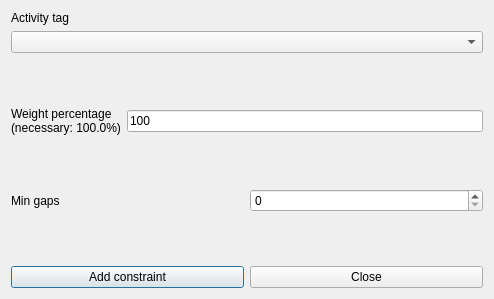
<?xml version="1.0" encoding="UTF-8"?>
<ui version="4.0">
 <class>AddConstraintStudentsMinGapsBetweenActivityTagForm_template</class>
 <widget class="QDialog" name="AddConstraintStudentsMinGapsBetweenActivityTagForm_template">
  <property name="geometry">
   <rect>
    <x>0</x>
    <y>0</y>
    <width>494</width>
    <height>299</height>
   </rect>
  </property>
  <property name="windowTitle">
   <string extracomment="This is the title of the dialog to add a new constraint of this type">Add students min gaps between activity tag</string>
  </property>
  <layout class="QVBoxLayout" name="verticalLayout_2">
   <item>
    <layout class="QVBoxLayout" name="verticalLayout">
     <item>
      <widget class="QLabel" name="activityTagTextLabel">
       <property name="frameShape">
        <enum>QFrame::NoFrame</enum>
       </property>
       <property name="frameShadow">
        <enum>QFrame::Plain</enum>
       </property>
       <property name="text">
        <string>Activity tag</string>
       </property>
       <property name="wordWrap">
        <bool>false</bool>
       </property>
      </widget>
     </item>
     <item>
      <widget class="QComboBox" name="activityTagComboBox">
       <property name="editable">
        <bool>false</bool>
       </property>
       <property name="insertPolicy">
        <enum>QComboBox::NoInsert</enum>
       </property>
       <property name="duplicatesEnabled">
        <bool>false</bool>
       </property>
      </widget>
     </item>
    </layout>
   </item>
   <item>
    <spacer name="spacer1">
     <property name="orientation">
      <enum>Qt::Vertical</enum>
     </property>
     <property name="sizeType">
      <enum>QSizePolicy::Expanding</enum>
     </property>
     <property name="sizeHint" stdset="0">
      <size>
       <width>20</width>
       <height>31</height>
      </size>
     </property>
    </spacer>
   </item>
   <item>
    <layout class="QHBoxLayout" name="horizontalLayout">
     <item>
      <widget class="QLabel" name="weightTextLabel">
       <property name="frameShape">
        <enum>QFrame::NoFrame</enum>
       </property>
       <property name="frameShadow">
        <enum>QFrame::Plain</enum>
       </property>
       <property name="text">
        <string>Weight percentage
(necessary: 100.0%)</string>
       </property>
       <property name="wordWrap">
        <bool>false</bool>
       </property>
      </widget>
     </item>
     <item>
      <widget class="QLineEdit" name="weightLineEdit">
       <property name="text">
        <string notr="true">100</string>
       </property>
      </widget>
     </item>
    </layout>
   </item>
   <item>
    <spacer name="spacer1_2">
     <property name="orientation">
      <enum>Qt::Vertical</enum>
     </property>
     <property name="sizeType">
      <enum>QSizePolicy::Expanding</enum>
     </property>
     <property name="sizeHint" stdset="0">
      <size>
       <width>20</width>
       <height>18</height>
      </size>
     </property>
    </spacer>
   </item>
   <item>
    <layout class="QHBoxLayout" name="horizontalLayout_2">
     <item>
      <widget class="QLabel" name="minGapsTextLabel">
       <property name="frameShape">
        <enum>QFrame::NoFrame</enum>
       </property>
       <property name="frameShadow">
        <enum>QFrame::Plain</enum>
       </property>
       <property name="text">
        <string>Min gaps</string>
       </property>
       <property name="wordWrap">
        <bool>false</bool>
       </property>
      </widget>
     </item>
     <item>
      <widget class="QSpinBox" name="minGapsSpinBox"/>
     </item>
    </layout>
   </item>
   <item>
    <spacer name="spacer1_3">
     <property name="orientation">
      <enum>Qt::Vertical</enum>
     </property>
     <property name="sizeType">
      <enum>QSizePolicy::Expanding</enum>
     </property>
     <property name="sizeHint" stdset="0">
      <size>
       <width>20</width>
       <height>16</height>
      </size>
     </property>
    </spacer>
   </item>
   <item>
    <layout class="QHBoxLayout">
     <item>
      <widget class="QPushButton" name="addConstraintPushButton">
       <property name="text">
        <string>Add constraint</string>
       </property>
      </widget>
     </item>
     <item>
      <widget class="QPushButton" name="closePushButton">
       <property name="text">
        <string>Close</string>
       </property>
      </widget>
     </item>
    </layout>
   </item>
  </layout>
 </widget>
 <layoutdefault spacing="6" margin="11"/>
 <resources/>
 <connections/>
</ui>
